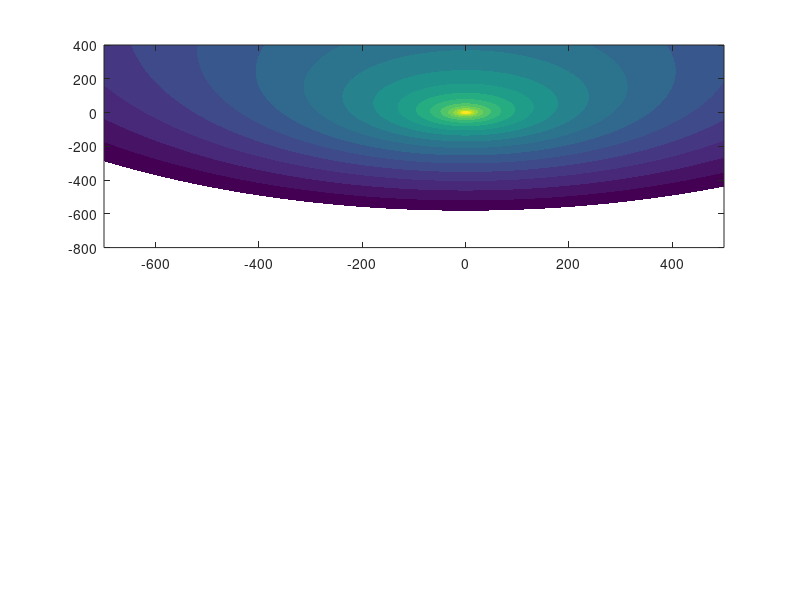

This figure's MATLAB source: (Note: this script raises an error after producing the figure.)



%% Define some useful functions and values

% Concentration and derivatives thereof

conc = @(r,z,v,D) ( ...
    1./(4*pi*D.*sqrt(r.^2+z.^2)) .* exp( -v./(2*D).*(sqrt(r.^2+z.^2)-z) ) );

dc_dr = @(r,z,v,D) (...
    - r.*( 1./(r.^2+z.^2) + v./(2*D.*sqrt(r.^2+z.^2)) ) .* conc(r,z,v,D) );

dc_dz = @(r,z,v,D) (...
    ( - z./(r.^2+z.^2) + v./(2*D) - v.*z./(2*D.*sqrt(r.^2+z.^2)) ) ...
    .* conc(r,z,v,D) );


% Response function and derivatives thereof

X_ = @(r,z,vp,D1,D2,s1,s2,k1,k2,n1,n2) ( ...
      n1*log( 1 + s1.*conc(r,z,vp,D1)./k1 ) ...
    - n2*log( 1 + s2.*conc(r,z,vp,D2)./k2 ) );

dX_dpos = @(c1,c2,dc1_dpos,dc2_dpos,k1,k2,n1,n2) ( ...
      n1 .* dc1_dpos ./ (k1 + c1) ...
    - n2 .* dc2_dpos ./ (k2 + c2) );

dX_dr = @(r,z,vp,D1,D2,s1,s2,k1,k2,n1,n2) ( dX_dpos( ...
    s1.*conc(r,z,vp,D1),s2.*conc(r,z,vp,D2),...
    s1.*dc_dr(r,z,vp,D1),s2.*dc_dr(r,z,vp,D2),...
    k1,k2,n1,n2) );

dX_dz = @(r,z,vp,D1,D2,s1,s2,k1,k2,n1,n2) ( dX_dpos( ...
    s1.*conc(r,z,vp,D1),s2.*conc(r,z,vp,D2),...
    s1.*dc_dz(r,z,vp,D1),s2.*dc_dz(r,z,vp,D2),...
    k1,k2,n1,n2) );

dX_abs = @(r,z,vp,D1,D2,s1,s2,k1,k2,n1,n2) ( ...
    sqrt(  dX_dr(r,z,vp,D1,D2,s1,s2,k1,k2,n1,n2).^2 ...
         + dX_dz(r,z,vp,D1,D2,s1,s2,k1,k2,n1,n2).^2 ) );

     
% Microbe velocity (in the stationary frame)
     
v_abs = @(r,z,vp,D1,D2,s1,s2,k1,k2,n1,n2,vmax,kdX) ( ...
    vmax .* dX_abs(r,z,vp,D1,D2,s1,s2,k1,k2,n1,n2) ./ ...
    (kdX + dX_abs(r,z,vp,D1,D2,s1,s2,k1,k2,n1,n2)) );

vr_ = @(r,z,vp,D1,D2,s1,s2,k1,k2,n1,n2,vmax,kdX) ( ...
    v_abs(r,z,vp,D1,D2,s1,s2,k1,k2,n1,n2,vmax,kdX) .* ...
    dX_dr(r,z,vp,D1,D2,s1,s2,k1,k2,n1,n2) ./ ...
    dX_abs(r,z,vp,D1,D2,s1,s2,k1,k2,n1,n2) );

vz_ = @(r,z,vp,D1,D2,s1,s2,k1,k2,n1,n2,vmax,kdX) ( ...
    v_abs(r,z,vp,D1,D2,s1,s2,k1,k2,n1,n2,vmax,kdX) .* ...
    dX_dz(r,z,vp,D1,D2,s1,s2,k1,k2,n1,n2) ./ ...
    dX_abs(r,z,vp,D1,D2,s1,s2,k1,k2,n1,n2) );


% Endpoints for colormaps

paleblue = [0.95,0.95,1];
attractantgreen = [55,168,40]/255;
repellentred = [185,118,105]/255;


%% Define standard parameters

D1 = 1000;
D2 = 250;

s1 = 10^-12; % 1 fmol/sec
s2 = 10^-12;

k1 = 10^-7 * 10^-12; % (100 nM) * (10^-12 um^-3/M)
k2 = 10^-7 * 10^-12;

n1s = [6,4];
n2s = [0,2];

vmax = 6;
kdX = 0.004;

rp = 10;



%% %% %% %% %% %% %% %%          Figure 1B          %% %% %% %% %% %% %% %%

% Assume microbe swims at max speed

vb = vmax;

% Define example point and vp/vb ratio

r0 = -450;
z0 = -300;
vp0 = 0.75*vb;

% Define range of vp/vb ratios (for bottom panel)

vp = vb*linspace(0,1.25,126);

% Define range for plots

rplotlim = [-700,500];
zplotlim = [-800,400];
rs_plot = linspace(rplotlim(1),rplotlim(2),1201);
zs_plot = linspace(zplotlim(1),zplotlim(2),1201)';



% Calculate optimal and actual directions of swimming

i = 1j;

th_opt = -i.*log( ...
    (-i*vp.*r0-sqrt((vb-vp).*(vb+vp).*r0.^2+vb.^2.*z0.^2)) ./ ...
    (vb.*(r0-i*z0)));

th_opt0 = -i.*log( ...
    (-i*vp0.*r0-sqrt((vb-vp0).*(vb+vp0).*r0.^2+vb.^2.*z0.^2)) ./ ...
    (vb.*(r0-i*z0)));

th_actual = atan2(dc_dz(r0,z0,vp,D1),dc_dr(r0,z0,vp,D1));



% Plot the results

figure(1)
clf('reset')

subplot(2,1,1)

% Plot concentration as color map / contour plot

imCData = log10((s1/k1)*conc(rs_plot,zs_plot,vp0,D1));
contourf(rs_plot,zs_plot,imCData,[-inf,-1:(1/6):2],'LineColor','none');
caxis([-1,2])
cmap = makeUniformColormap([paleblue;attractantgreen],6*caxis*[-1;1]);
colormap(gca,cmap)

hold on
        
% Plot Particle (as a square with corners rounded in circle) 

rectangle('Position',[-rp,-rp,2*rp,2*rp],...
    'Curvature',[1,1],'FaceColor','w','EdgeColor','k')

%

plot(r0 + [0,300*cos(real(th_opt0))],...
    z0 + [0,300*sin(real(th_opt0))],...
    'LineWidth',3)
plot(r0 + [0,300*dc_dr(r0,z0,vp0,D1)./sqrt(dc_dr(r0,z0,vp0,D1).^2 + dc_dz(r0,z0,vp0,D1).^2)],...
    z0 + [0,300*dc_dr(r0,z0,vp0,D1)./sqrt(dc_dr(r0,z0,vp0,D1).^2 + dc_dz(r0,z0,vp0,D1).^2)],...
    'LineWidth',3)


set(gca,'Ydir','normal','FontSize',16)
axis equal tight

xlim([min(rs_plot(:)),max(rs_plot(:))])
ylim([min(zs_plot(:)),max(zs_plot(:))])


subplot(2,1,2)
plot(vp(imag(th_opt) < 1e-10)/vb,(180/pi)*(real(th_opt(imag(th_opt) < 1e-10)) - th_opt(1)))
hold on
plot(vp/vb,(180/pi)*(th_actual - th_opt(1)))
xlim([0,1.25])

drawnow



%% %% %% %% %% %% %% %%          Figure 1C          %% %% %% %% %% %% %% %%



rplotlim = [-600,100];
zplotlim = [-650,100];
rs_plot = linspace(rplotlim(1),rplotlim(2),401);
zs_plot = linspace(zplotlim(1),zplotlim(2),506)';


figure(2)
clf('reset')

for sp = 1:2
    
    if sp == 1
        
        [rs_calc,zs_calc] = meshgrid(...
            [-540:50:0,0],...
            -500:50:0);
        
        vps = repmat([0.75,1.25]*vb,numel(rs_calc),1);
        
    else
        
        [rs_calc,zs_calc] = meshgrid(...
            -399:5:0,...
            -599:5:0);
        
        vps = repmat(vp,numel(rs_calc),1);
        
    end
    
    calc_cut = log10((s1/k1)*conc(rs_calc,zs_calc,vp0,D1)) < -5/6;
    rs_calc(calc_cut) = nan;
    zs_calc(calc_cut) = nan;
    
    
    
    rs_calc = repmat(reshape(rs_calc,[],1),1,size(vps,2));
    zs_calc = repmat(reshape(zs_calc,[],1),1,size(vps,2));
    
    
    
    th_direct_calc = atan2(dc_dz(rs_calc,zs_calc,0,D1),dc_dr(rs_calc,zs_calc,0,D1));
    th_actual_calc = atan2(dc_dz(rs_calc,zs_calc,vps,D1),dc_dr(rs_calc,zs_calc,vps,D1));
    
    vr_opt_calc = (vps.*rs_calc.*zs_calc - rs_calc.*sqrt(-vps.^2.*rs_calc.^2+vb.^2.*(rs_calc.^2 + zs_calc.^2))) ./ ...
    (rs_calc.^2 + zs_calc.^2);
    vz_opt_calc = (-vps.*rs_calc.^2 - zs_calc.*sqrt(-vps.^2.*rs_calc.^2+vb.^2.*(rs_calc.^2 + zs_calc.^2))) ./ ...
        (rs_calc.^2 + zs_calc.^2);
    th_opt_calc = asin(real(vz_opt_calc./vb));
    
    th_opt_calc(real(th_opt_calc) == -pi/2 | (zs_calc > 0 & vps > vb)) = nan;
    th_opt_calc(any(isnan(th_opt_calc),2),:) = nan;
    
    
    if sp == 1
        
        calc_cut = ~any(isnan(th_opt_calc) | isnan(rs_calc),2);
        
        rs_calc = rs_calc(calc_cut,:);
        zs_calc = zs_calc(calc_cut,:);
        th_opt_calc = th_opt_calc(calc_cut,:);
        th_actual_calc = th_actual_calc(calc_cut,:);
        
    end
    
    
    subplot(2,1,sp)
    
    if sp == 1
        
        imCData = log10((s1/k1)*conc(rs_plot,zs_plot,vp0,D1));
        contourf(rs_plot,zs_plot,imCData,[-inf,-1:(1/6):2],'LineColor','none');
        caxis([-1,2])
        cmap = makeUniformColormap([paleblue;attractantgreen],6*caxis*[-1;1]);
        colormap(gca,cmap)
        colorbar


        hold on

        rectangle('Position',[-rp,-rp,2*rp,2*rp],...
            'Curvature',[1,1],'FaceColor','w','EdgeColor','k')

        
        quiver(rs_calc(:,1),zs_calc(:,1),cos(th_opt_calc(:,1)),sin(th_opt_calc(:,1)),...
            0.5,'Color',[0.6,0.6,0.6],'LineWidth',3)
        quiver(rs_calc(:,1),zs_calc(:,1),cos(th_actual_calc(:,1)),sin(th_actual_calc(:,1)),...
            0.5,'k','LineWidth',1)
        
        set(gca,'Ydir','normal','FontSize',16)
        axis equal tight

        xlim([min(rs_plot(:)),max(rs_plot(:))])
        ylim([min(zs_plot(:)),max(zs_plot(:))])
        
    else
        
        plot(vps(1,:)/vb,smooth((180/pi)*mean(th_opt_calc - th_direct_calc,1,'omitnan'),11),...
            'Color',[0.6,0.6,0.6],'LineWidth',2)
        hold on

        plot(vps(1,:)/vb,smooth((180/pi)*(mean(th_opt_calc - th_direct_calc,1,'omitnan') + ...
            std(th_opt_calc - th_direct_calc,[],1,'omitnan')),11),'Color',[0.6,0.6,0.6],'LineWidth',1)
        plot(vps(1,:)/vb,smooth((180/pi)*(mean(th_opt_calc - th_direct_calc,1,'omitnan') - ...
            std(th_opt_calc - th_direct_calc,[],1,'omitnan')),11),'Color',[0.6,0.6,0.6],'LineWidth',1)

        plot(vps(1,:)/vb,smooth((180/pi)*mean(th_actual_calc - th_direct_calc,1,'omitnan'),11),...
            'k','LineWidth',2)

        plot(vps(1,:)/vb,smooth((180/pi)*(mean(th_actual_calc - th_direct_calc,1,'omitnan') + ...
            std(th_actual_calc - th_direct_calc,[],1,'omitnan')),11),'k','LineWidth',1)
        plot(vps(1,:)/vb,smooth((180/pi)*(mean(th_actual_calc - th_direct_calc,1,'omitnan') - ...
            std(th_actual_calc - th_direct_calc,[],1,'omitnan')),11),'k','LineWidth',1)

        yticks(-105:15:45)
        xticks(0:0.25:1.25)
        
        
    end
    
    

end

drawnow



%% %% %% %% %% %% %% %%         Figure 2B,E         %% %% %% %% %% %% %% %%


rplotlim = [-650,650];
zplotlim = [-500,1300];
rs_plot = linspace(rplotlim(1),rplotlim(2),651);
zs_plot = linspace(zplotlim(1),zplotlim(2),901)';

rz_exgradpoint = [-200,100]; % For the microbe in Figure 2B

n1 = n1s(2);
n2 = n2s(2);

vp = 1.5*vmax;  

figure(3)
clf('reset')

for spi = 1:3
    
    subplot(1,3,spi)
    
    if spi == 1

        imCData = X_(rs_plot,zs_plot,vp,D1,D2,s1,s2,k1,k2,n1,0);
        contourf(rs_plot,zs_plot,imCData,[-inf,0:0.5:14],'LineColor','none');
        caxis([0,14])
        cmap = makeUniformColormap([paleblue;attractantgreen],2*caxis*[-1;1]);
        
    elseif spi == 2
        
        imCData = -X_(rs_plot,zs_plot,vp,D1,D2,s1,s2,k1,k2,0,n2);
        contourf(rs_plot,zs_plot,imCData,[-inf,0:0.5:9],'LineColor','none');
        caxis([0,9])
        cmap = makeUniformColormap([paleblue;repellentred],2*caxis*[-1;1]);
        
    else
        
        imCData = X_(rs_plot,zs_plot,vp,D1,D2,s1,s2,k1,k2,n1,n2);
        contourf(rs_plot,zs_plot,imCData,[-inf,-1:(1/6):6],'LineColor','none');
        caxis([-1,6])
        
        [cmap,inds] = makeUniformColormap([attractantgreen;paleblue;repellentred],10000);
        
        cdivs = 3;
        
        cmap = flipud([
            repelem(interp1(1:10000,cmap(:,1),...
                linspace(1,round(inds(2)*(max(caxis)+2)/max(caxis)),cdivs*(max(caxis)+2))),2);
            repelem(interp1(1:10000,cmap(:,2),...
                linspace(1,round(inds(2)*(max(caxis)+2)/max(caxis)),cdivs*(max(caxis)+2))),2);
            repelem(interp1(1:10000,cmap(:,3),...
                linspace(1,round(inds(2)*(max(caxis)+2)/max(caxis)),cdivs*(max(caxis)+2))),2)]');
            
        cmap = cmap([1:2:(4*cdivs),(4*cdivs+1):end],:);
        
        
    end
    
    colormap(gca,cmap)
    cb = colorbar;
    
    hold on
        
    rectangle('Position',[-rp,-rp,2*rp,2*rp],...
        'Curvature',[1,1],'FaceColor','w','EdgeColor','k')
    
    set(gca,'Ydir','normal','FontSize',16)
    axis equal tight
    
    if spi == 1
        plot(rz_exgradpoint(1) + (5e10)*[0,...
            dc_dr(rz_exgradpoint(1),rz_exgradpoint(2),vp,D1)],...
            rz_exgradpoint(2) + (5e10)*[0,...
            dc_dz(rz_exgradpoint(1),rz_exgradpoint(2),vp,D1)],'k-')
    elseif spi == 2
        plot(rz_exgradpoint(1) + (5e10)*[0,...
            dc_dr(rz_exgradpoint(1),rz_exgradpoint(2),vp,D2)],...
            rz_exgradpoint(2) + (5e10)*[0,...
            dc_dz(rz_exgradpoint(1),rz_exgradpoint(2),vp,D2)],'k-')
    end

    xlim([min(rs_plot(:)),max(rs_plot(:))])
    ylim([min(zs_plot(:)),max(zs_plot(:))])
    
end

drawnow



%% %% %% %% %% %% %% %%         Figure 1D and 2F         %% %% %% %% %% %% %% %%


% Define simulation parameters

rz0 = [-79.5; -400];

dt = 0.01;
tmax = 240;

rz_t = repmat([rz0,nan(2,round(tmax/dt))],[1,1,2]);
time2particle = nan(1,2);


% Run the simulation

for ni = 1:2
    n1 = n1s(ni);
    n2 = n2s(ni);
    
    for t = 1:round(tmax/dt)
        if ~isnan(time2particle(ni))
            break
        else
            rz_t(:,t+1,ni) = rz_t(:,t,ni) + ...
                [vr_(rz_t(1,t,ni),rz_t(2,t,ni)+vp*(t-1)*dt,...
                     vp,D1,D2,s1,s2,k1,k2,n1,n2,vmax,kdX);
                 vz_(rz_t(1,t,ni),rz_t(2,t,ni)+vp*(t-1)*dt,...
                     vp,D1,D2,s1,s2,k1,k2,n1,n2,vmax,kdX)] * dt;
        end
        if sum((rz_t(:,t+1,ni) - [0;-vp*(t-1)*dt]).^2) < rp^2
            time2particle(ni) = t*dt;
            break
        end
    end
end

% disp(time2particle)



% Plot Comparison of Differential and Purely Attractive Trajectories

ts_plot = 35.01 + 4.65*(-2:2);
rcrop = [-95,35];
zcrop = [-415,-185];
rs_plot_traj = linspace(rcrop(1),rcrop(2),151);
zs_plot_traj = linspace(zcrop(1),zcrop(2),526)';

figure(4)
clf('reset')

for tpi = length(ts_plot):-1:1
    t = round(ts_plot(tpi)/dt) + 1;
    for ni = 1:2
        if ni == 1
            subplot(2,length(ts_plot),tpi)
            
            im = image(rs_plot_traj,zs_plot_traj,...
                log10((s1/k1)*conc(rs_plot_traj,zs_plot_traj+vp*(t-1)*dt,vmax,D1)),...
                'CDataMapping','scaled');
            
            caxis([-1,2])
            cmap = makeUniformColormap([paleblue;attractantgreen],6*caxis*[-1;1]);
        else
            subplot(2,length(ts_plot),length(ts_plot)+tpi)
            
            
            imCData = ...
                X_(rs_plot_traj,zs_plot_traj+vp*(t-1)*dt,vp,D1,D2,s1,s2,k1,k2,n1s(ni),n2s(ni));
            contourf(rs_plot_traj,zs_plot_traj,imCData,[-inf,0:(1/6):6],'LineColor','none');
            
            caxis([0,6])
            cmap = makeUniformColormap([paleblue;attractantgreen],18);
        end
        
        colormap(gca,cmap)
        colorbar
        
        
        hold on
        
        rectangle('Position',[-rp,-rp-vp*(t-1)*dt,2*rp,2*rp],...
            'Curvature',[1,1],'FaceColor','w','EdgeColor','k')
        
        
        if ~isnan(rz_t(1,t,ni))
            plot(rz_t(1,1:t,ni),rz_t(2,1:t,ni),'k','LineWidth',1)
            plot(rz_t(1,t,ni),rz_t(2,t,ni),'k.')

        else
            plot(rz_t(1,1:t,ni),rz_t(2,1:t,ni),'y','LineWidth',1)
            plot(rz_t(1,find(~isnan(rz_t(1,:,ni)),1,'last'),ni),...
                rz_t(2,find(~isnan(rz_t(1,:,ni)),1,'last'),ni),'y.')

        end
        
        

        set(gca,'Ydir','normal','FontSize',16)
        axis equal tight
        
        xlim(rcrop)
        ylim(zcrop)
        
        drawnow
        
    end
end



% Plot Purely Attractive Trajectory

rcrop_attr = [-300,70];
zcrop_attr = [-485,70];
rs_plot_traj_attr = linspace(rcrop_attr(1),rcrop_attr(2),151);
zs_plot_traj_attr = linspace(zcrop_attr(1),zcrop_attr(2),526)';
ts_plot_attr = 15.5*(0:1:3);

figure(5)
clf('reset')

for tpi = length(ts_plot_attr):-1:1
    t = round(ts_plot_attr(tpi)/dt) + 1;
    for ni = 1
        subplot(1,length(ts_plot_attr),tpi)
        
        contourf(rs_plot_traj_attr,zs_plot_traj_attr,...
            log10((s1/k1)*conc(rs_plot_traj_attr,zs_plot_traj_attr+vp*(t-1)*dt,vmax,D1)),...
            [-inf,-1:(1/6):2],'LineColor','none')

        caxis([-1,2])
        cmap = makeUniformColormap([paleblue;attractantgreen],6*caxis*[-1;1]);
        
        colormap(gca,cmap)
        colorbar
        hold on
        
        rectangle('Position',[-rp,-rp-vp*(t-1)*dt,2*rp,2*rp],...
            'Curvature',[1,1],'FaceColor','w','EdgeColor','k')
        
        if ~isnan(rz_t(1,t,ni))
            plot(rz_t(1,1:t,ni),rz_t(2,1:t,ni),'k','LineWidth',1)
            plot(rz_t(1,t,ni),rz_t(2,t,ni),'k.')
            
        else
            plot(rz_t(1,1:t,ni),rz_t(2,1:t,ni),'y','LineWidth',1)
            plot(rz_t(1,find(~isnan(rz_t(1,:,ni)),1,'last'),ni),...
                rz_t(2,find(~isnan(rz_t(1,:,ni)),1,'last'),ni),'y.')
        end
        
        set(gca,'Ydir','normal','FontSize',16)
        axis equal tight
        
        xlim(rcrop_attr)
        ylim(zcrop_attr)
        
        drawnow
        
    end
end





